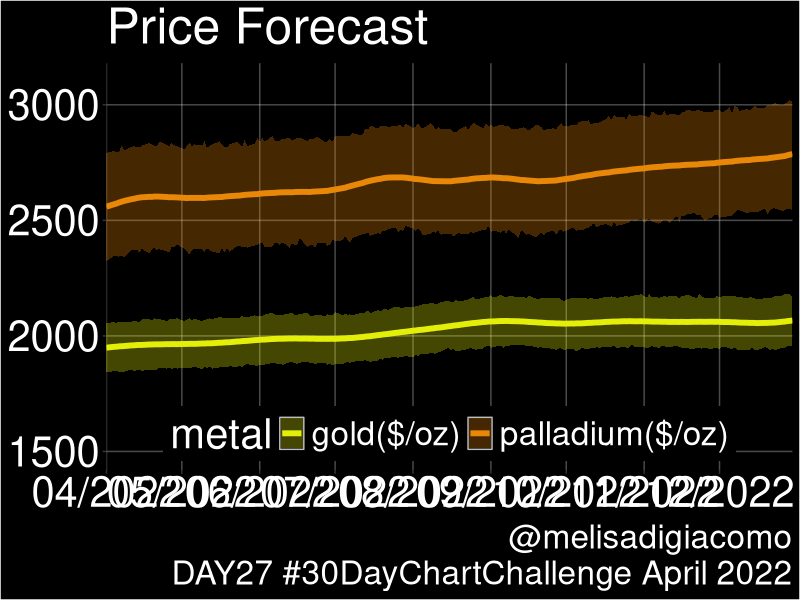

Write the R code that produced this figure.
# Metals: future prices

# Library
library(ggplot2)

# Dataset
metals = read.csv("metals.csv", header=T)

# date format
metals$date <- as.Date(metals$date, format = "%m/%d/%Y")
str(metals)

# Basic line plot with points
png("priceforecast.png", units="in", width=25, height=15, res=300)

ggplot(data=metals, aes(x=date, y=average_price, group=metal, fill=metal)) +
  geom_line(aes(color=metal), size = 2) +
  geom_ribbon(aes(ymin = minimum_price,
                  ymax = maximum_price), alpha = 0.3) +
  scale_color_manual(values = c("#E4F00A", "#e88809")) + 
  scale_fill_manual(values = c("#E4F00A", "#e88809")) + 
  scale_x_date(date_labels = "%m/%Y", date_breaks = '1 month', expand = c(0,0)) +
  scale_y_continuous(limits = c(1500, 3100)) +
  labs(title="Price Forecast",
       caption="@melisadigiacomo\nDAY27 #30DayChartChallenge April 2022") +
  theme(
    # Panel grids
    panel.grid.minor = element_blank(),
    panel.grid = element_line(color = "#EBEBEB50"),
    # Change plot and panel background
    plot.background = element_rect(fill = "black"),
    panel.background = element_rect(fill = 'black'),
    # Change legend 
    legend.position = c(0.5, 0.09),
    legend.direction = "horizontal",
    legend.background = element_rect(fill = "black", color = NA),
    legend.key = element_rect(color = "gray", fill = "black"),
    legend.title = element_text(color = "white"),
    legend.text = element_text(color = "white"),
    # Text elements
    text = element_text(size = 30, colour = "white"),
    axis.text = element_text(size = 30, colour = "white"),
    axis.title = element_blank()
  )

dev.off()